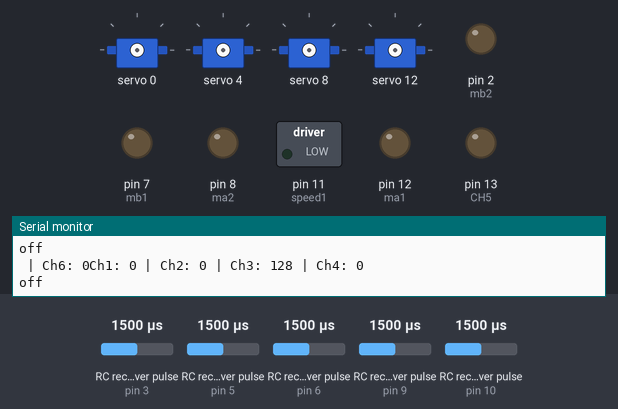
Recording of a sketch running on a simulated Arduino Uno, built with avr-gcc and run on an emulated ATmega328P. Shown: 4 × servo, switched loads named in the sketch (green lamp = pin HIGH), output pins drawn as LEDs (lit = HIGH), the last lines printed to the serial monitor. Wiring (inferred from the names in the program): 5 × RC receiver channel: data pin 3 / data pin 5 / data pin 6 / data pin 9 / data pin 10. The test bench sets the inputs (shaded band); at power-on: RC receiver pulse (sensors on pin 3, pin 10, pin 5, pin 6, pin 9) 1500 µs.

Above: at 1.2 s.
1.3 s: RC receiver pulse (sensor on pin 3) set to 1408 µs
2.8 s: RC receiver pulse (sensor on pin 3) set to 1383 µs
At 3.6 s:
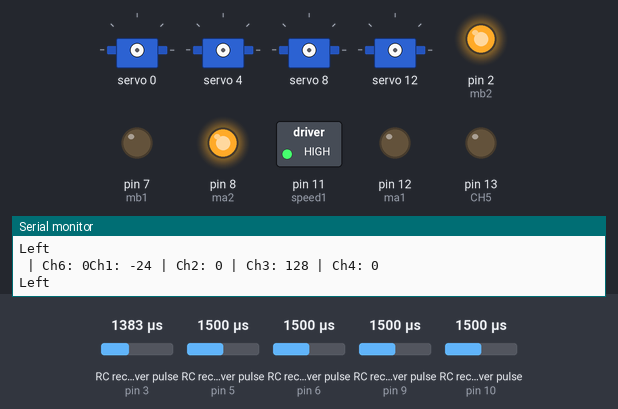
4.3 s: RC receiver pulse (sensor on pin 10) set to 1525 µs
At 5.2 s:
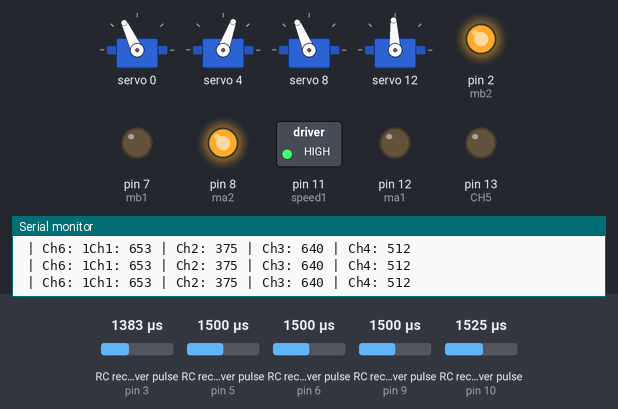
5.8 s: RC receiver pulse (sensor on pin 5) set to 1020 µs
At 6.6 s:
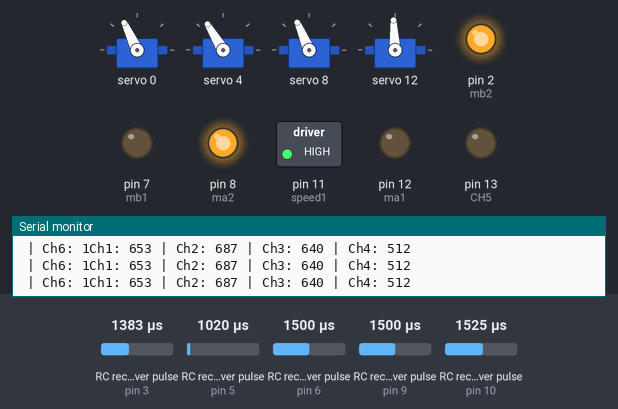
7.4 s: RC receiver pulse (sensor on pin 6) set to 1020 µs
At 8.0 s:
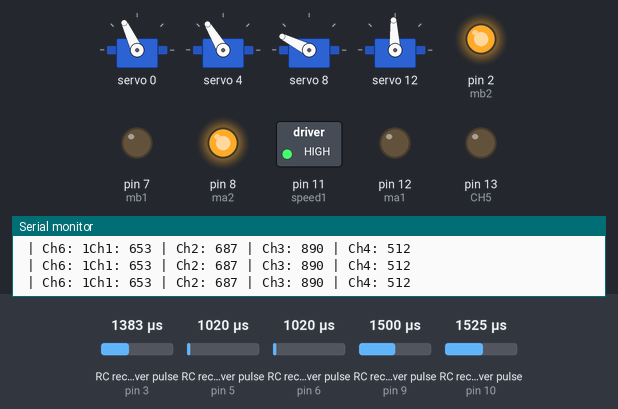
8.9 s: RC receiver pulse (sensor on pin 9) set to 1020 µs
At 9.4 s:
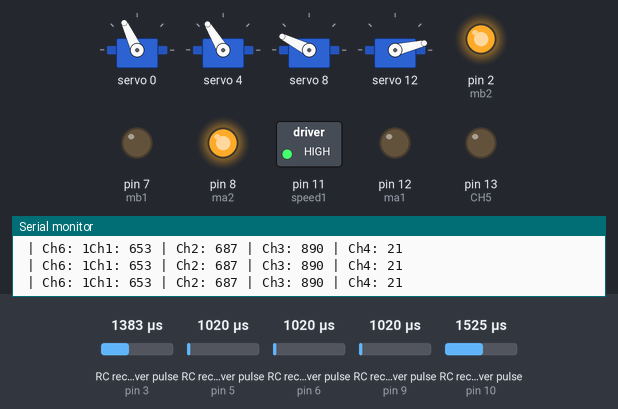
Timing chart, 0 to 11.5 s (numbered marks = the images above; inputs shaded):
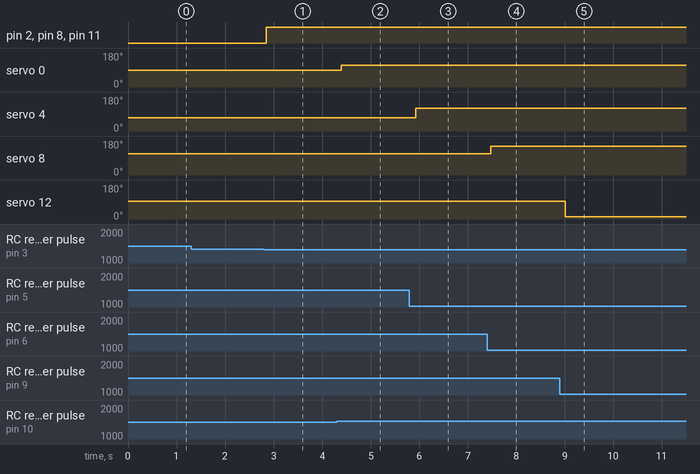

Measured:
- the behaviour switches between 1399 and 1398 µs on RC receiver pulse (sensor on pin 3) (found by bisection; images 0 and 1)
- the behaviour switches between 1508 and 1509 µs on RC receiver pulse (sensor on pin 10) (found by bisection; images 1 and 2)
- after the input at 2.8 s, pin 2 (mb2), pin 8 (ma2), pin 11 (speed1): LOW → HIGH after 0.05 s
- after the input at 4.3 s, servo 0: 90° → 115° after 0.09 s
- after the input at 5.8 s, servo 4: 70° → 121° after 0.13 s
- after the input at 7.4 s, servo 8: 113° → 153° after 0.07 s
- after the input at 8.9 s, servo 12: 93° → 13° after 0.11 s

The sketch:

rwr_rb4.ino
```cpp
/*
  Arduino FS-I6X Demo
  fsi6x-arduino-uno.ino
  Read output ports from FS-IA6B receiver module
  Display values on Serial Monitor

  Channel functions by Ricardo Paiva - https://gist.github.com/werneckpaiva/

  DroneBot Workshop 2021
  https://dronebotworkshop.com
*/
#include <Wire.h>

// Include Adafruit PWM Library
#include <Adafruit_PWMServoDriver.h>

#define MIN_PULSE_WIDTH       650
#define MAX_PULSE_WIDTH       2350
#define FREQUENCY             50

Adafruit_PWMServoDriver pwm = Adafruit_PWMServoDriver();

// Define Input Connections
#define CH1 3
#define CH2 5
#define CH3 6
#define CH4 9
#define CH5 13
#define CH6 10

// Integers to represent values from sticks and pots
int ch1Value;
int ch2Value;
int ch3Value;
int ch4Value;
int ch5Value;
int speed1=11;
int ma1=12;
int ma2=8;
int mb1=7;
int mb2=2;
int light=13;

int controlA = ch1Value ;
int controlB = ch2Value;
int controlC = ch3Value;
int controlD = ch4Value;

int motorA = 0;
int motorB = 4;
int motorC = 8;
int motorD = 12;

// Boolean to represent switch value
bool ch6Value;

// Read the number of a specified channel and convert to the range provided.
// If the channel is off, return the default value
int readChannel(int channelInput, int minLimit, int maxLimit, int defaultValue){
  int ch = pulseIn(channelInput, HIGH, 30000);
  if (ch < 100) return defaultValue;
  return map(ch, 1000, 2000, minLimit, maxLimit);
}

// Read the switch channel and return a boolean value
bool readSwitch(byte channelInput, bool defaultValue){
  int intDefaultValue = (defaultValue)? 100: 0;
  int ch = readChannel(channelInput, 0, 100, intDefaultValue);
  return (ch > 50);
}

void setup(){
  // Set up serial monitor
  Serial.begin(115200);
  pwm.begin();
  pwm.setPWMFreq(FREQUENCY);

  // Set all pins as inputs
  pinMode(CH1, INPUT);
  pinMode(CH2, INPUT);
  pinMode(CH3, INPUT);
  pinMode(CH4, INPUT);
  pinMode(CH5, INPUT);
  pinMode(CH6, INPUT);

  pinMode(speed1,OUTPUT);
  pinMode(ma1,OUTPUT);
  pinMode(ma2,OUTPUT);
  pinMode(mb1,OUTPUT);
  pinMode(mb2,OUTPUT);
  pinMode(light,OUTPUT);
}


void loop() {
  ch6Value = readSwitch(CH6, false);
  Serial.print(" | Ch6: ");
  Serial.print(ch6Value);
  if(ch6Value==0){
    // Get values for each channel
    ch1Value = readChannel(CH1, -100, 100, 0);
    ch2Value = readChannel(CH2, -100, 100, 0);
    ch3Value = readChannel(CH3, 0, 257, 0);
    ch4Value = readChannel(CH4, -100, 100, 0);


    // Print to Serial Monitor
    Serial.print("Ch1: ");
    Serial.print(ch1Value);
    Serial.print(" | Ch2: ");
    Serial.print(ch2Value);
    Serial.print(" | Ch3: ");
    Serial.print(ch3Value);
    Serial.print(" | Ch4: ");
    Serial.println(ch4Value);


      if(ch1Value>20){
        analogWrite(speed1,255);

        digitalWrite(ma1,HIGH);
        digitalWrite(mb1,HIGH);
        digitalWrite(ma2,LOW);
        digitalWrite(mb2,LOW);
        Serial.println("Right");
      }
      else if(ch1Value<-20){
        analogWrite(speed1,255);

        digitalWrite(ma2,HIGH);
        digitalWrite(mb2,HIGH);
        digitalWrite(ma1,LOW);
        digitalWrite(mb1,LOW);
        Serial.println("Left");
      }

      else if(ch2Value<-20){
        analogWrite(speed1,ch3Value);

        digitalWrite(ma1,HIGH);
        digitalWrite(mb2,HIGH);
        digitalWrite(ma2,LOW);
        digitalWrite(mb1,LOW);
        Serial.println("Back");
      }

      else if(ch2Value>20){
        analogWrite(speed1,ch3Value);
        digitalWrite(light,HIGH);
        digitalWrite(ma2,HIGH);
        digitalWrite(mb1,HIGH);
        digitalWrite(ma1,LOW);
        digitalWrite(mb2,LOW);
        Serial.println("Front");
      }

      else if(ch2Value<20 && ch2Value>-20){
        analogWrite(speed1,0);

        digitalWrite(ma2,LOW);
        digitalWrite(mb1,LOW);
        digitalWrite(ma1,LOW);
        digitalWrite(mb2,LOW);
        Serial.println("off");
        digitalWrite(light,LOW);
      }

      else if(ch4Value>20){
        digitalWrite(light,HIGH);
        Serial.println("hi");
      }

      else if(ch4Value<20){
        digitalWrite(light,LOW);
      }


    }

  if(ch6Value==1){
    ch1Value = readChannel(CH1, 500, 900, 600);
    ch2Value = readChannel(CH2, 700, 50, 512);
    ch3Value = readChannel(CH3, 900, 380, 702);
    ch4Value = readChannel(CH4, 0, 1023, 512);


    // Print to Serial Monitor
    Serial.print("Ch1: ");
    Serial.print(ch1Value);
    Serial.print(" | Ch2: ");
    Serial.print(ch2Value);
    Serial.print(" | Ch3: ");
    Serial.print(ch3Value);
    Serial.print(" | Ch4: ");
    Serial.println(ch4Value);


    //Control Motor A
    moveMotor(controlA, motorA, ch1Value);

    //Control Motor B
    moveMotor(controlB, motorB, ch2Value);

    //Control Motor C
    moveMotor(controlC, motorC, ch3Value);

    //Control Motor D
    moveMotor(controlD, motorD, ch4Value);


  }

  delay(100);
}

void moveMotor(int controlIn, int motorOut, int ch)
{
  int pulse_wide, pulse_width, potVal;

  // Read values from potentiometer


  // Convert to pulse width
  pulse_wide = map(ch, 0, 1023, MIN_PULSE_WIDTH, MAX_PULSE_WIDTH);
  pulse_width = int(float(pulse_wide) / 1000000 * FREQUENCY * 4096);

  //Control Motor
  pwm.setPWM(motorOut, 0, pulse_width);

}
```
